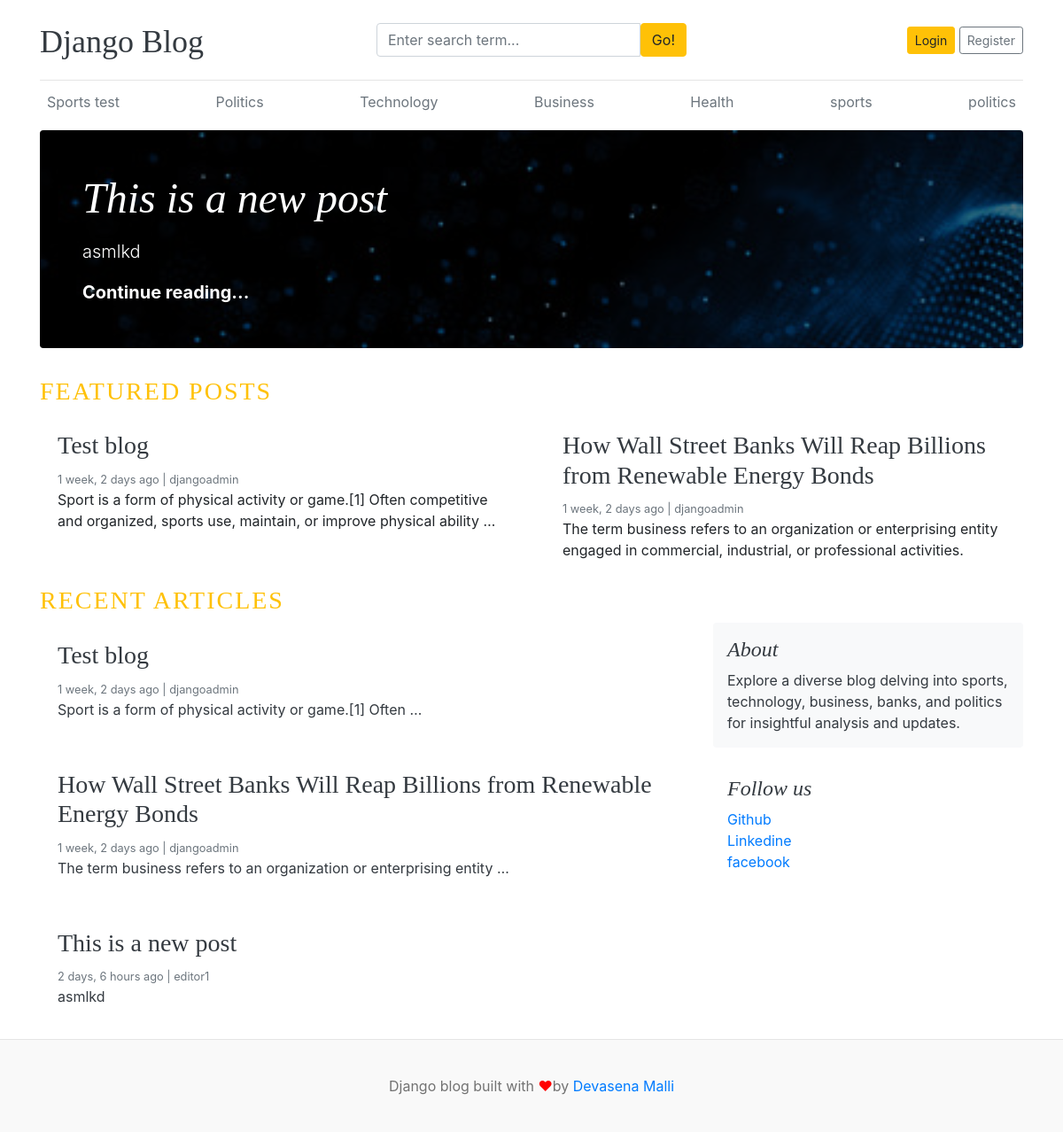
The page / on the database its author committed.
### blogs/models.py (models this page shows, shortened)
class Category(models.Model):
    category_name = models.CharField(max_length=50, unique=True)
    created_at = models.DateTimeField(auto_now_add=True)
    updated_at = models.DateTimeField(auto_now=True)
    class Meta:
        verbose_name_plural = 'categories'

class Blog(models.Model):
    title = models.CharField(max_length=100)
    slug = models.SlugField(max_length= 150, unique=True, blank=True)
    category = models.ForeignKey(Category, on_delete=models.CASCADE)
    author = models.ForeignKey(User,on_delete=models.CASCADE)
    featured_image = models.ImageField(upload_to='uploads/%Y/%m/%d')
    short_description = models.TextField(max_length=500)
    blog_body = models.TextField(max_length=2000)
    status = models.CharField(max_length=20,choices=STATUS_CHOICES,default="Draft")
    is_featured = models.BooleanField(default=False)
    created_at = models.DateTimeField(auto_now_add=True)
    updated_at =models.DateTimeField(auto_now=True)

class About(models.Model):
    about_heading = models.CharField(max_length=50)
    about_description = models.TextField(max_length=2000)
    class Meta:
        verbose_name_plural = 'About'

class FollowUs(models.Model):
    followus_headding = models.CharField(max_length=50)
    link = models.URLField(max_length=200)
    class Meta:
        verbose_name_plural = 'FollowUs'

### blog_main/views.py (the view)
# urls.py: 2. Add a URL to urlpatterns:  path('', views.home, name='home')
def home(request):
    categories = Category.objects.all()
    featured_posts = Blog.objects.filter(is_featured=True,status='Published').order_by('-updated_at')
    posts = Blog.objects.filter(is_featured=True,status='Published')
    about = About.objects.all()[0]
    social_links = FollowUs.objects.all()
    context = {
        'categories':categories,
        'featured_posts':featured_posts,
         'posts':posts,
         'about':about,
         'social_links':social_links,
       }
    return render(request, 'home.html' ,context)

### blogs/context_processors.py (called while the page is built)
def get_categories(request):
    categories = Category.objects.all()
    return dict(categories=categories)

### templates/home.html (shortened to what this page needs)
{% extends 'base.html' %}
 {% block content %}
    {% for post in featured_posts %}
      {% if forloop.first %}
        <div class="jumbotron p-3 p-md-5 text-white rounded bg-dark" style="background-image: url({{post.featured_image.url}});background-blend-mode: overlay;background-size:cover;">
            <div class="col-md-8 px-0">
              <h1 class="display-4 font-italic">{{post.title}}</h1>
              <p class="lead my-3">{{post.short_description | truncatewords:10}}</p>
              <p class="lead mb-0"><a href="{% url 'blogs' post.slug  %}" class="text-white font-weight-bold">Continue reading...</a></p>
            </div>
          </div>
      {% endif %}
    {% endfor %}
     <h3 class="text-uppercase text-warning" style="letter-spacing: 2px;">featured Posts</h3>
      <div class="row mb-2">
       {% for post in featured_posts %}
        {% if not forloop.first %}
        <div class="col-md-6">
          <div class="card border-0" >
            <div class="card-body">
              <h3><a href="{% url 'blogs' post.slug  %}" class="text-dark">{{post.title}}</a></h3>
              <small class="mb-1 text-muted">{{post.created_at | timesince}} ago | {{post.author}}</small>
              <p class="card-text">{{post.short_description | truncatewords:20}}</p>
            </div>
          </div>
        </div>
        {% endif %}
        {% endfor %}
  </div>
  <h3 class="text-uppercase text-warning" style="letter-spacing: 2px;">Recent Articles</h3>
  <main role="main" class="container p-0">
    <div class="row">
      <div class="col-md-8 blog-main">
       {% for post in posts %}
        <div class="card border-0" >
            <div class="card-body">
              <h3><a href="{% url 'blogs' post.slug  %}" class="text-dark">{{post.title}}</h3>
              <small class="mb-1 text-muted">{{post.created_at | timesince}} ago | {{post.author}}</small>
              <p class="card-text">{{post.short_description | truncatewords:10}}</p>
            </div>
          </div>
        {% endfor %}
      </div>
      <aside class="col-md-4 blog-sidebar">
        <div class="p-3 mb-3 bg-light rounded">
          <h4 class="font-italic">{{about.about_heading}}</h4>
          <p class="mb-0">{{about.about_description}}</p>
        </div>
        {% if social_links %}
         <div class="p-3">
          <h4 class="font-italic">Follow us</h4>
          <ol class="list-unstyled">
             {% for i in social_links %}
              <li><a href="{{i.link}}" target="_blank">{{i.followus_headding}}</a></li>
             {% endfor %}
          </ol>
          </div>
         {% endif %}
      </aside>
    </div>
  </main>
</div>
{% endblock content %}

### templates/base.html (shortened to what this page needs)
{% load static %}
<!DOCTYPE html>
<html lang="en">
<head>
    <link href="https://getbootstrap.com/docs/4.0/dist/css/bootstrap.min.css" rel="stylesheet">
    <link href="{% static 'css/blog.css' %}" rel="stylesheet">
    <link rel="stylesheet" href="https://cdnjs.cloudflare.com/ajax/libs/font-awesome/4.7.0/css/font-awesome.min.css">
  </head>
<body>
    <div class="container">
      <header class="blog-header py-3">
        <div class="row flex-nowrap justify-content-between align-items-center">
          <div class="col-4 pt-1">
            <a class="blog-header-logo text-dark" href="/">Django Blog</a>
          </div>
          <div class="col-4">
           <form action="{% url 'search' %}" method="GET">
             <div class="input-group">
                 <input class="form-control" type="text" name="keyword" placeholder="Enter search term..." aria-label="Enter search term..." aria-describedby="button-search" />
                 <button type="submit" class="btn btn-warning" id="button-search" type="button">Go!</button>
             </div>
           </form>
          </div>
          <div class="col-4 d-flex justify-content-end align-items-center">
          {% if not user.is_authenticated %}
            <a class="btn btn-sm btn-warning" href="{% url 'login' %}">Login</a> &nbsp;
            <a class="btn btn-sm btn-outline-secondary" href="{% url 'register' %}">Register</a>
            {% else %}
            <span><a href="{% url 'dashboard' %}">Dashboard</span>
            &emsp;
            <span><a href="{% url 'logout' %}">Logout</span>
           {% endif %}
          </div>
        </div>
      </header>
      <div class="nav-scroller py-1 mb-2">
        <nav class="nav d-flex justify-content-between">
         {% for i in categories %}
          <a class="p-2 text-muted" href="{% url 'posts_by_category' i.id %}">{{ i.category_name }}</a>
         {% endfor %}
        </nav>
      </div>
{% block content %}
{% endblock %}
<footer class="blog-footer">
  <p>Django blog built with <span style="color:red;">&#10084;</span>by <a href="#">Devasena Malli</a></p>
</footer>
</body>
</html>

### blog_main/static/css/blog.css (style rules this page uses)
.blog-header { border-bottom: 1px solid #e5e5e5; }
.blog-header-logo { font-family: "Playfair Display", Georgia, "Times New Roman", serif; font-size: 2.25rem; }
h1, h2, h3, h4, h5, h6 { font-family: "Playfair Display", Georgia, "Times New Roman", serif; }
.display-4 { font-size: 2.5rem; }
@media (min-width: 768px) { .display-4 { font-size: 3rem; } }
.blog-footer { padding: 2.5rem 0; color: #727272; text-align: center; background-color: #f9f9f9; border-top: .05rem solid #e5e5e5; }
.blog-footer p:last-child { margin-bottom: 0; }

### rows shown on the page
Category: category_name "Sports test"
Category: category_name "Politics"
Category: category_name "Technology"
Category: category_name "Business"
Category: category_name "Health"
Category: category_name "sports"
Category: category_name "politics"
Blog: featured_image (picture), title "This is a new post", short_description "asmlkd", created_at "2 days, 6 hours", author "editor1"
Blog: title "Test blog", created_at "1 week, 2 days", author "djangoadmin", short_description "Sport is a form of physical activity or game.[1] Often competitive and organized, sports use, maintain, or improve physical ability …", short_description "Sport is a form of physical activity or game.[1] Often …"
Blog: title "How Wall Street Banks Will Reap Billions from Renewable Energy Bonds", created_at "1 week, 2 days", author "djangoadmin", short_description "The term business refers to an organization or enterprising entity engaged in commercial, industrial, or professional activities.", short_description "The term business refers to an organization or enterprising entity …"
About: about_heading "About", about_description "Explore a diverse blog delving into sports, technology, business, banks, and politics for insightful analysis and updates."
FollowUs: followus_headding "Github"
FollowUs: followus_headding "Linkedine"
FollowUs: followus_headding "facebook"
